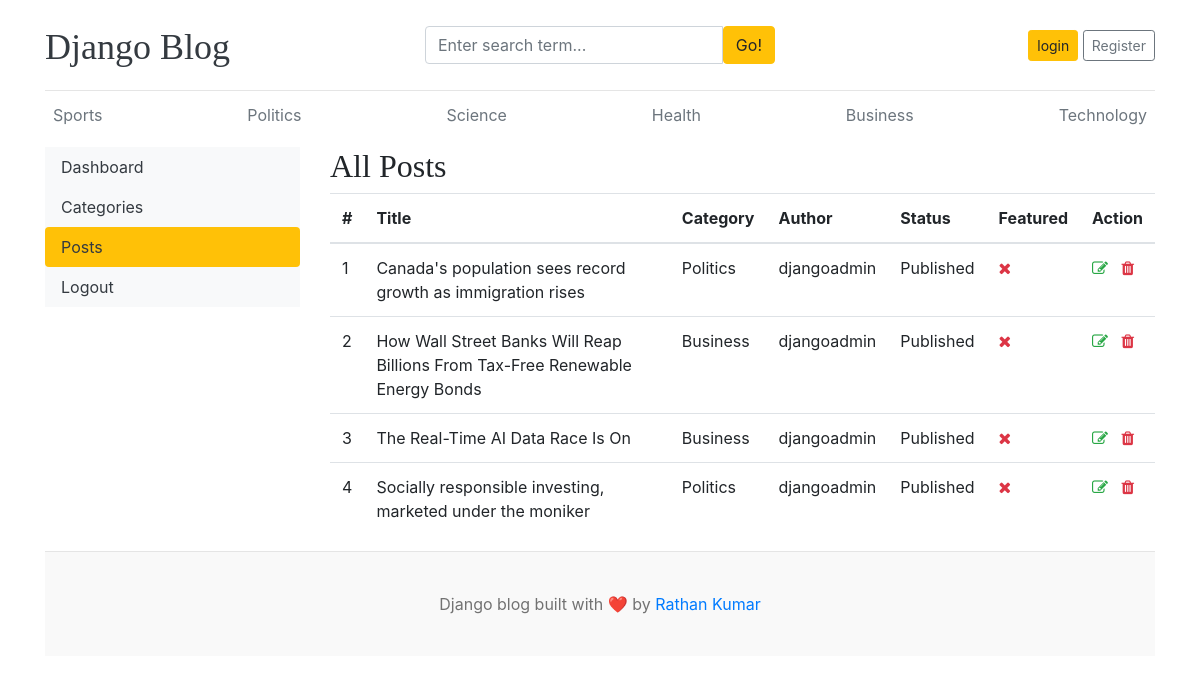
/dashboard/posts/, run on an earlier commit of the app's database.
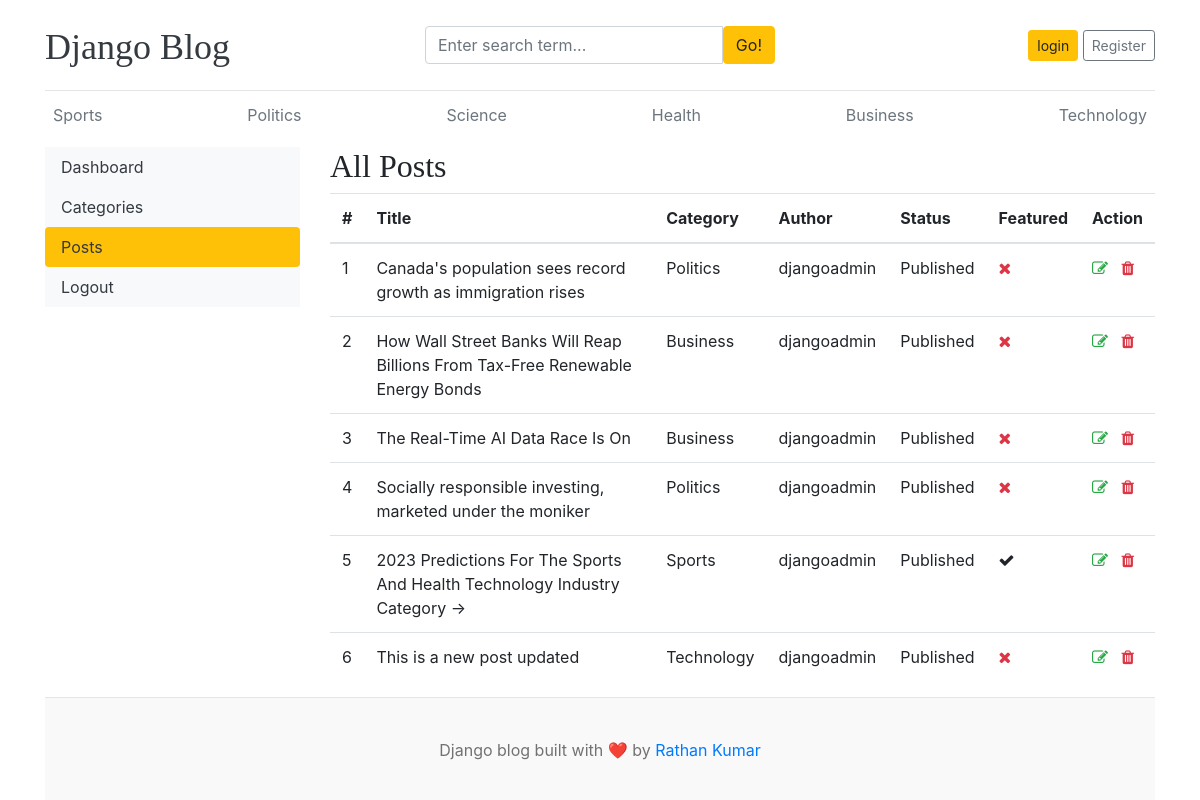
And on a later commit of the database.
### blog/models.py (models this page shows, shortened)
class Category(models.Model):
    category_name = models.CharField(max_length=50, unique=True)
    created_at = models.DateTimeField(auto_now_add=True)
    updated_at = models.DateTimeField(auto_now=True)
    class Meta:
        verbose_name_plural = "categories"
    def __str__(self):
        return self.category_name

class Blog(models.Model):
    title = models.CharField(max_length=100)
    slug = models.SlugField(max_length=150, unique=True, blank=True)
    category = models.ForeignKey(Category, on_delete=models.CASCADE)
    author = models.ForeignKey(User, on_delete=models.CASCADE)
    featured_image = models.ImageField(upload_to='uploads/%Y/%m/%d')
    short_description = models.TextField(max_length=500)
    blog_body = models.TextField(max_length=2000)
    status = models.CharField(max_length=20, choices=STATUS_CHOICES, default="Draft")
    is_featured = models.BooleanField(default=False)
    created_at = models.DateTimeField(auto_now_add=True)
    updated_at = models.DateTimeField(auto_now=True)

### dashboards/views.py (the view)
# urls.py: path('posts/', views.posts, name='posts'),
def posts(request):
    posts = Blog.objects.all()
    context = {
        'posts': posts,
    }
    return render(request, 'dashboard/posts.html', context)

### blog/context_processors.py (called while the page is built)
def get_categories(request):
    categories = Category.objects.all()
    return dict(categories=categories)

def get_social_links(request):
    social_links = SocialLink.objects.all()
    return dict(social_links=social_links)

### blog_main/templates/dashboard/posts.html (shortened to what this page needs)
{% extends 'base.html' %}
{% block content %}
<div class="row">
    {% include 'dashboard/sidebar.html' %}
    <div class="col-md-9">
        <h2>All Posts</h2>
        <table class="table table-hover">
            <thead>
                <tr>
                    <th>#</th>
                    <th>Title</th>
                    <th>Category</th>
                    <th>Author</th>
                    <th>Status</th>
                    <th>Featured</th>
                    <th>Action</th>
                </tr>
            </thead>
            <tbody>
                {% for post in posts %}
                <tr>
                    <td>{{ forloop.counter }}</td>
                    <td>{{ post.title }}</td>
                    <td>{{ post.category }}</td>
                    <td>{{ post.author }}</td>
                    <td>{{ post.status }}</td>
                    <td>{%  if post.is_featured %}<i class="fa fa-check text-sucess"></i>{% else %}<i class="fa fa-times text-danger"></i>{% endif %}</td>
                    <td>
                            <i class="fa fa-edit text-success"></i>
                        <a href="{% url 'delete_post' post.id %}"
                            <i class="fa fa-trash text-danger"></i>
                        </a>
                    </td>
                </tr>
                {% endfor %}
            </tbody>
        </table>
    </div>
</div>
{% endblock %}

### blog_main/templates/base.html (shortened to what this page needs)
{% load static %}
<!DOCTYPE html>
<html lang="en">
<head>
    <link href="https://getbootstrap.com/docs/4.0/dist/css/bootstrap.min.css" rel="stylesheet">
    <link href="{% static 'css/blog.css' %}" rel="stylesheet">
    <link rel="stylesheet"
      href="https://cdnjs.cloudflare.com/ajax/libs/font-awesome/4.7.0/css/font-awesome.min.css">
</head>
<body>
<div class="container">
    <header class="blog-header py-3">
        <div class="row flex-nowrap justify-content-between align-items-center">
            <div class="col-4 pt-1">
                <a class="blog-header-logo text-dark" href="/">
                    Django Blog
                </a>
            </div>
            <div class="col-4">
                <form action="{% url 'search' %}" method="GET">
                    <div class="input-group">
                        <input
                            class="form-control"
                            type="text"
                            name="keyword" value="{{ keyword }}"
                            placeholder="Enter search term..."
                            aria-label="Enter search term..."
                        >
                        <button
                            type="submit"
                            class="btn btn-warning"
                            id="button-search">
                            Go!
                        </button>
                    </div>
                </form>
            </div>
<div class="col-4 d-flex justify-content-end align-items-center">
    {% if not user.is_authenticated %}
    <a class="btn btn-sm btn-warning" href="{% url 'login' %}">
        login
    </a>
    <a class="btn btn-sm btn-outline-secondary" href="{% url 'register' %}">
    Register
</a>
{% else %}
<span><a href="{% url 'dashboard' %}">Dashboard</a></span>
<span>
    <a href="{% url 'logout' %}">Logout</a>
</span>
&emsp;
{% endif %}
</div>
        </div>
    </header>
    <div class="nav-scroller py-1 mb-2">
        <nav class="nav d-flex justify-content-between">
            {% for cat in categories %}
                <a
                    class="p-2 text-muted"
                    href="{% url 'posts_by_category' cat.id %}">
                    {{ cat.category_name }}
                </a>
            {% endfor %}
        </nav>
    </div>
    {% block content %}
    {% endblock %}
    <footer class="blog-footer">
        <p>
            Django blog built with ❤️ by
            <a href="#">Rathan Kumar</a>
        </p>
    </footer>
</div>
</body>
</html>

What changed in the data, as far as the page shows it:
added Blog: title "2023 Predictions For The Sports And Health Technology Industry Category →", category "Sports", author "djangoadmin", status "Published", is_featured True (drawn)
added Blog: title "This is a new post updated", category "Technology", author "djangoadmin", status "Published", is_featured False (drawn)
